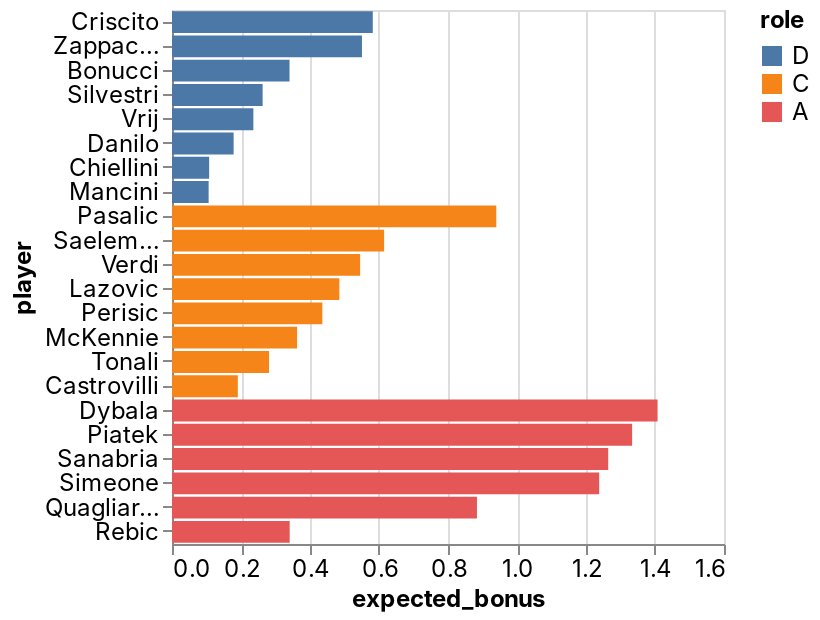

The code cell stored with this chart in its notebook:
### Code cell
_deepnote_run_altair(team, """{"$schema":"https://vega.github.io/schema/vega-lite/v4.json","mark":{"type":"bar","tooltip":{"content":"data"}},"height":220,"autosize":{"type":"fit"},"data":{"name":"placeholder"},"encoding":{"x":{"field":"expected_bonus","type":"quantitative","sort":null,"scale":{"type":"linear","zero":false}},"y":{"field":"player","type":"nominal","sort":null,"scale":{"type":"linear","zero":true}},"color":{"field":"role","type":"nominal","sort":null,"scale":{"type":"linear","zero":false}}}}""")

### Figure 1 — Vega-Lite specification as saved in the notebook (floating-point values rounded to 4 significant figures)
{"config": {"view": {"continuousWidth": 400, "continuousHeight": 300}, "area": {"fill": "#51C0E9"}, "axis": {"labelFont": "Inter, sans-serif", "labelFontSize": 12, "labelFontWeight": "normal", "labelLimit": 60, "labelOverlap": "greedy", "titleFont": "Inter, sans-serif", "titleFontSize": 12, "titleFontWeight": "bold"}, "background": "#ffffff", "legend": {"labelFont": "Inter, sans-serif", "labelFontSize": 12, "titleFont": "Inter, sans-serif", "titleFontSize": 12, "titleFontWeight": "bold"}, "line": {"stroke": "#51C0E9", "strokeWidth": 2}, "rect": {"fill": "#51C0E9"}, "title": {"anchor": "start", "color": "#000000", "font": "Inter, sans-serif", "fontSize": 22, "fontWeight": "normal"}}, "data": {"name": "data-3e3726821ada4b807c0b1ed7df0b74f6"}, "mark": {"type": "bar", "tooltip": {"content": "data"}}, "autosize": {"type": "fit"}, "encoding": {"color": {"type": "nominal", "field": "role", "scale": {"type": "linear", "zero": false}, "sort": null}, "x": {"type": "quantitative", "field": "expected_bonus", "scale": {"type": "linear", "zero": false}, "sort": null}, "y": {"type": "nominal", "field": "player", "scale": {"type": "linear", "zero": true}, "sort": null}}, "height": 300, "width": "container", "$schema": "https://vega.github.io/schema/vega-lite/v4.json", "datasets": {"data-3e3726821ada4b807c0b1ed7df0b74f6": [{"fanta_team": "MEZAFE", "role": "D", "player": "Criscito", "team": "Genoa", "opponent": "Cagliari", "date": "2022-04-24T00:00:00", "expected_bonus": 0.582}, {"fanta_team": "MEZAFE", "role": "D", "player": "Zappacosta", "team": "Atalanta", "opponent": "Venezia", "date": "2022-04-24T00:00:00", "expected_bonus": 0.5506}, {"fanta_team": "MEZAFE", "role": "D", "player": "Bonucci", "team": "Juventus", "opponent": "Sassuolo", "date": "2022-04-24T00:00:00", "expected_bonus": 0.3406}, {"fanta_team": "MEZAFE", "role": "D", "player": "Silvestri", "team": "Bologna", "opponent": "Udinese", "date": "2022-04-24T00:00:00", "expected_bonus": 0.2627}, {"fanta_team": "MEZAFE", "role": "D", "player": "Vrij", "team": "Inter", "opponent": "Roma", "date": "2022-04-24T00:00:00", "expected_bonus": 0.2358}, {"fanta_team": "MEZAFE", "role": "D", "player": "Danilo", "team": "Juventus", "opponent": "Sassuolo", "date": "2022-04-24T00:00:00", "expected_bonus": 0.1786}, {"fanta_team": "MEZAFE", "role": "D", "player": "Chiellini", "team": "Juventus", "opponent": "Sassuolo", "date": "2022-04-24T00:00:00", "expected_bonus": 0.1076}, {"fanta_team": "MEZAFE", "role": "D", "player": "Mancini", "team": "Roma", "opponent": "Inter", "date": "2022-04-24T00:00:00", "expected_bonus": 0.1062}, {"fanta_team": "MEZAFE", "role": "C", "player": "Pasalic", "team": "Atalanta", "opponent": "Venezia", "date": "2022-04-24T00:00:00", "expected_bonus": 0.94}, {"fanta_team": "MEZAFE", "role": "C", "player": "Saelemaekers", "team": "AC Milan", "opponent": "Lazio", "date": "2022-04-24T00:00:00", "expected_bonus": 0.6148}, {"fanta_team": "MEZAFE", "role": "C", "player": "Verdi", "team": "Salernitana", "opponent": "Fiorentina", "date": "2022-04-24T00:00:00", "expected_bonus": 0.5453}, {"fanta_team": "MEZAFE", "role": "C", "player": "Lazovic", "team": "Verona", "opponent": "Sampdoria", "date": "2022-04-24T00:00:00", "expected_bonus": 0.4851}, {"fanta_team": "MEZAFE", "role": "C", "player": "Perisic", "team": "Inter", "opponent": "Roma", "date": "2022-04-24T00:00:00", "expected_bonus": 0.4357}, {"fanta_team": "MEZAFE", "role": "C", "player": "McKennie", "team": "Juventus", "opponent": "Sassuolo", "date": "2022-04-24T00:00:00", "expected_bonus": 0.3625}, {"fanta_team": "MEZAFE", "role": "C", "player": "Tonali", "team": "AC Milan", "opponent": "Lazio", "date": "2022-04-24T00:00:00", "expected_bonus": 0.2812}, {"fanta_team": "MEZAFE", "role": "C", "player": "Castrovilli", "team": "Fiorentina", "opponent": "Salernitana", "date": "2022-04-24T00:00:00", "expected_bonus": 0.1908}, {"fanta_team": "MEZAFE", "role": "A", "player": "Dybala", "team": "Juventus", "opponent": "Sassuolo", "date": "2022-04-24T00:00:00", "expected_bonus": 1.407}, {"fanta_team": "MEZAFE", "role": "A", "player": "Piatek", "team": "Fiorentina", "opponent": "Salernitana", "date": "2022-04-24T00:00:00", "expected_bonus": 1.334}, {"fanta_team": "MEZAFE", "role": "A", "player": "Sanabria", "team": "Torino", "opponent": "Spezia", "date": "2022-04-24T00:00:00", "expected_bonus": 1.264}, {"fanta_team": "MEZAFE", "role": "A", "player": "Simeone", "team": "Verona", "opponent": "Sampdoria", "date": "2022-04-24T00:00:00", "expected_bonus": 1.238}, {"fanta_team": "MEZAFE", "role": "A", "player": "Quagliarella", "team": "Sampdoria", "opponent": "Verona", "date": "2022-04-24T00:00:00", "expected_bonus": 0.884}, {"fanta_team": "MEZAFE", "role": "A", "player": "Rebic", "team": "AC Milan", "opponent": "Lazio", "date": "2022-04-24T00:00:00", "expected_bonus": 0.3411}]}}
